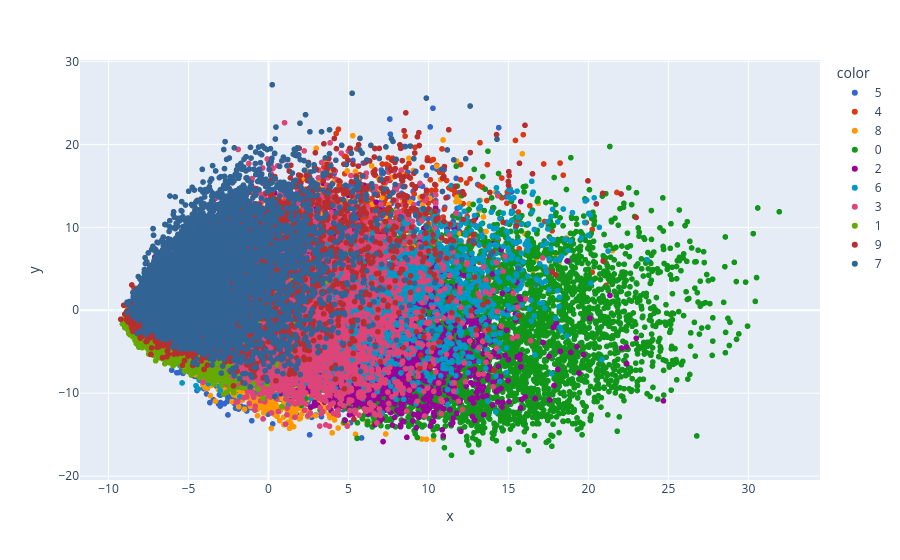

The code cell stored with this chart in its notebook:
### Code cell
import plotly.express as px

y_train_trf = y_train.astype(str)
fig = px.scatter(x=X_train_trf[:, 0],
                y=X_train_trf[:, 1],
                color=y_train_trf,
                color_discrete_sequence=px.colors.qualitative.G10
)
fig.show()

### Figure 1 — Plotly figure (JSON) as saved in the notebook; plotly's stock layout.template omitted (floating-point values rounded to 4 significant figures; data arrays with more than 128 entries replaced by an {"elided": "..."} marker saying what was removed)
{"data": [{"hovertemplate": "color=5<br>x=%{x}<br>y=%{y}<extra></extra>", "legendgroup": "5", "marker": {"color": "#3366CC", "symbol": "circle"}, "mode": "markers", "name": "5", "showlegend": true, "type": "scattergl", "x": {"elided": "5040 float values"}, "xaxis": "x", "y": {"elided": "5040 float values"}, "yaxis": "y"}, {"hovertemplate": "color=4<br>x=%{x}<br>y=%{y}<extra></extra>", "legendgroup": "4", "marker": {"color": "#DC3912", "symbol": "circle"}, "mode": "markers", "name": "4", "showlegend": true, "type": "scattergl", "x": {"elided": "5529 float values"}, "xaxis": "x", "y": {"elided": "5529 float values"}, "yaxis": "y"}, {"hovertemplate": "color=8<br>x=%{x}<br>y=%{y}<extra></extra>", "legendgroup": "8", "marker": {"color": "#FF9900", "symbol": "circle"}, "mode": "markers", "name": "8", "showlegend": true, "type": "scattergl", "x": {"elided": "5468 float values"}, "xaxis": "x", "y": {"elided": "5468 float values"}, "yaxis": "y"}, {"hovertemplate": "color=0<br>x=%{x}<br>y=%{y}<extra></extra>", "legendgroup": "0", "marker": {"color": "#109618", "symbol": "circle"}, "mode": "markers", "name": "0", "showlegend": true, "type": "scattergl", "x": {"elided": "5560 float values"}, "xaxis": "x", "y": {"elided": "5560 float values"}, "yaxis": "y"}, {"hovertemplate": "color=2<br>x=%{x}<br>y=%{y}<extra></extra>", "legendgroup": "2", "marker": {"color": "#990099", "symbol": "circle"}, "mode": "markers", "name": "2", "showlegend": true, "type": "scattergl", "x": {"elided": "5610 float values"}, "xaxis": "x", "y": {"elided": "5610 float values"}, "yaxis": "y"}, {"hovertemplate": "color=6<br>x=%{x}<br>y=%{y}<extra></extra>", "legendgroup": "6", "marker": {"color": "#0099C6", "symbol": "circle"}, "mode": "markers", "name": "6", "showlegend": true, "type": "scattergl", "x": {"elided": "5480 float values"}, "xaxis": "x", "y": {"elided": "5480 float values"}, "yaxis": "y"}, {"hovertemplate": "color=3<br>x=%{x}<br>y=%{y}<extra></extra>", "legendgroup": "3", "marker": {"color": "#DD4477", "symbol": "circle"}, "mode": "markers", "name": "3", "showlegend": true, "type": "scattergl", "x": {"elided": "5708 float values"}, "xaxis": "x", "y": {"elided": "5708 float values"}, "yaxis": "y"}, {"hovertemplate": "color=1<br>x=%{x}<br>y=%{y}<extra></extra>", "legendgroup": "1", "marker": {"color": "#66AA00", "symbol": "circle"}, "mode": "markers", "name": "1", "showlegend": true, "type": "scattergl", "x": {"elided": "6277 float values"}, "xaxis": "x", "y": {"elided": "6277 float values"}, "yaxis": "y"}, {"hovertemplate": "color=9<br>x=%{x}<br>y=%{y}<extra></extra>", "legendgroup": "9", "marker": {"color": "#B82E2E", "symbol": "circle"}, "mode": "markers", "name": "9", "showlegend": true, "type": "scattergl", "x": {"elided": "5538 float values"}, "xaxis": "x", "y": {"elided": "5538 float values"}, "yaxis": "y"}, {"hovertemplate": "color=7<br>x=%{x}<br>y=%{y}<extra></extra>", "legendgroup": "7", "marker": {"color": "#316395", "symbol": "circle"}, "mode": "markers", "name": "7", "showlegend": true, "type": "scattergl", "x": {"elided": "5790 float values"}, "xaxis": "x", "y": {"elided": "5790 float values"}, "yaxis": "y"}], "layout": {"legend": {"title": {"text": "color"}, "tracegroupgap": 0}, "margin": {"t": 60}, "xaxis": {"anchor": "y", "domain": [0, 1], "title": {"text": "x"}}, "yaxis": {"anchor": "x", "domain": [0, 1], "title": {"text": "y"}}}}
